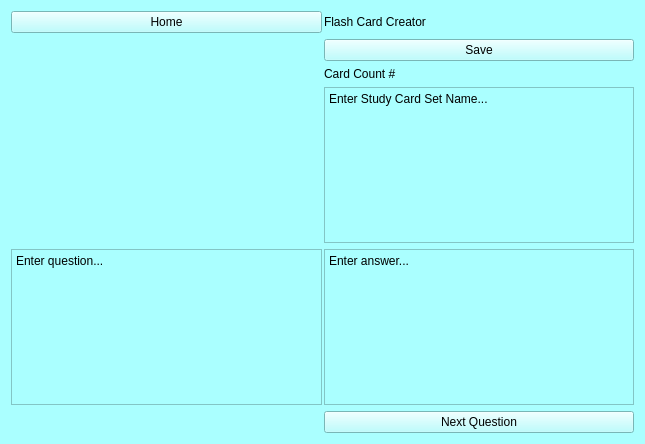
<?xml version="1.0" encoding="UTF-8"?>
<ui version="4.0">
 <class>flashCardMaker</class>
 <widget class="QWidget" name="flashCardMaker">
  <property name="geometry">
   <rect>
    <x>0</x>
    <y>0</y>
    <width>645</width>
    <height>444</height>
   </rect>
  </property>
  <property name="windowTitle">
   <string>flashCardMaker</string>
  </property>
  <property name="styleSheet">
   <string notr="true">background-color: rgb(170, 255, 255);
color: rgb(0, 0, 0);</string>
  </property>
  <layout class="QGridLayout" name="gridLayout" rowstretch="0,0,0,0,0,0,0,0">
   <property name="sizeConstraint">
    <enum>QLayout::SizeConstraint::SetNoConstraint</enum>
   </property>
   <property name="horizontalSpacing">
    <number>2</number>
   </property>
   <item row="0" column="2">
    <widget class="QLabel" name="pageLabel">
     <property name="text">
      <string>Flash Card Creator</string>
     </property>
    </widget>
   </item>
   <item row="7" column="2">
    <widget class="QPushButton" name="nextQuestionButton">
     <property name="text">
      <string>Next Question</string>
     </property>
    </widget>
   </item>
   <item row="0" column="1">
    <widget class="QPushButton" name="homeButton">
     <property name="enabled">
      <bool>true</bool>
     </property>
     <property name="text">
      <string>Home</string>
     </property>
    </widget>
   </item>
   <item row="6" column="2">
    <widget class="QTextEdit" name="answerEdit">
     <property name="html">
      <string>&lt;!DOCTYPE HTML PUBLIC &quot;-//W3C//DTD HTML 4.0//EN&quot; &quot;http://www.w3.org/TR/REC-html40/strict.dtd&quot;&gt;
&lt;html&gt;&lt;head&gt;&lt;meta name=&quot;qrichtext&quot; content=&quot;1&quot; /&gt;&lt;meta charset=&quot;utf-8&quot; /&gt;&lt;style type=&quot;text/css&quot;&gt;
p, li { white-space: pre-wrap; }
hr { height: 1px; border-width: 0; }
li.unchecked::marker { content: &quot;\2610&quot;; }
li.checked::marker { content: &quot;\2612&quot;; }
&lt;/style&gt;&lt;/head&gt;&lt;body style=&quot; font-family:'Segoe UI'; font-size:9pt; font-weight:400; font-style:normal;&quot;&gt;
&lt;p style=&quot; margin-top:12px; margin-bottom:12px; margin-left:0px; margin-right:0px; -qt-block-indent:0; text-indent:0px;&quot;&gt;Enter answer...&lt;/p&gt;&lt;/body&gt;&lt;/html&gt;</string>
     </property>
    </widget>
   </item>
   <item row="1" column="2">
    <widget class="QPushButton" name="saveButton">
     <property name="text">
      <string>Save</string>
     </property>
    </widget>
   </item>
   <item row="6" column="1">
    <widget class="QTextEdit" name="questionEdit">
     <property name="html">
      <string>&lt;!DOCTYPE HTML PUBLIC &quot;-//W3C//DTD HTML 4.0//EN&quot; &quot;http://www.w3.org/TR/REC-html40/strict.dtd&quot;&gt;
&lt;html&gt;&lt;head&gt;&lt;meta name=&quot;qrichtext&quot; content=&quot;1&quot; /&gt;&lt;meta charset=&quot;utf-8&quot; /&gt;&lt;style type=&quot;text/css&quot;&gt;
p, li { white-space: pre-wrap; }
hr { height: 1px; border-width: 0; }
li.unchecked::marker { content: &quot;\2610&quot;; }
li.checked::marker { content: &quot;\2612&quot;; }
&lt;/style&gt;&lt;/head&gt;&lt;body style=&quot; font-family:'Segoe UI'; font-size:9pt; font-weight:400; font-style:normal;&quot;&gt;
&lt;p style=&quot; margin-top:12px; margin-bottom:12px; margin-left:0px; margin-right:0px; -qt-block-indent:0; text-indent:0px;&quot;&gt;Enter question...&lt;/p&gt;&lt;/body&gt;&lt;/html&gt;</string>
     </property>
    </widget>
   </item>
   <item row="2" column="2">
    <widget class="QLabel" name="cardCount">
     <property name="text">
      <string>Card Count #</string>
     </property>
    </widget>
   </item>
   <item row="3" column="2">
    <widget class="QTextEdit" name="setNameEdit">
     <property name="html">
      <string>&lt;!DOCTYPE HTML PUBLIC &quot;-//W3C//DTD HTML 4.0//EN&quot; &quot;http://www.w3.org/TR/REC-html40/strict.dtd&quot;&gt;
&lt;html&gt;&lt;head&gt;&lt;meta name=&quot;qrichtext&quot; content=&quot;1&quot; /&gt;&lt;meta charset=&quot;utf-8&quot; /&gt;&lt;style type=&quot;text/css&quot;&gt;
p, li { white-space: pre-wrap; }
hr { height: 1px; border-width: 0; }
li.unchecked::marker { content: &quot;\2610&quot;; }
li.checked::marker { content: &quot;\2612&quot;; }
&lt;/style&gt;&lt;/head&gt;&lt;body style=&quot; font-family:'Segoe UI'; font-size:9pt; font-weight:400; font-style:normal;&quot;&gt;
&lt;p style=&quot; margin-top:12px; margin-bottom:12px; margin-left:0px; margin-right:0px; -qt-block-indent:0; text-indent:0px;&quot;&gt;Enter Study Card Set Name...&lt;/p&gt;&lt;/body&gt;&lt;/html&gt;</string>
     </property>
    </widget>
   </item>
  </layout>
 </widget>
 <resources/>
 <connections/>
</ui>
